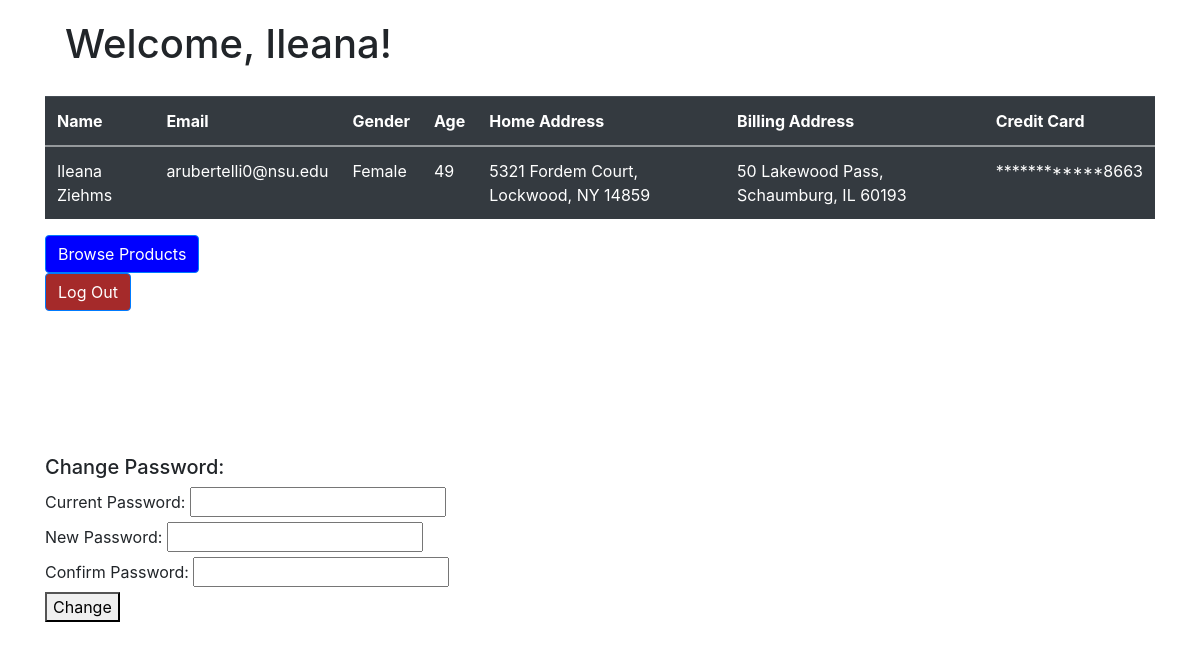
Screenshot of /userinfo.html (signed in) with the database file from the repository.
### tables this page shows
CREATE TABLE "Buyers" (
"email" TEXT,
  "first_name" TEXT,
  "last_name" TEXT,
  "gender" TEXT,
  "age" INTEGER,
  "home_address_id" TEXT,
  "billing_address_id" TEXT
);

CREATE TABLE "Address" (
"address_id" TEXT,
  "zipcode" INTEGER,
  "street_num" INTEGER,
  "street_name" TEXT
);

CREATE TABLE "Zipcode_info" (
"zipcode" INTEGER,
  "city" TEXT,
  "state_id" TEXT,
  "population" REAL,
  "density" REAL,
  "county_name" TEXT,
  "timezone" TEXT
);

CREATE TABLE "Credit_Cards" (
"credit_card_num" TEXT,
  "card_code" INTEGER,
  "expire_month" INTEGER,
  "expire_year" INTEGER,
  "card_type" TEXT,
  "Owner_email" TEXT
);

### app.py (the view)
@app.route('/userinfo.html', methods=['GET','POST'])
def uinfo():
    email = session['Email']
    result = getInfo(email)
    if request.method == 'GET':
        return render_template('userinfo.html', result=result, seller=isSeller(email))
    else:
        r = changePassword(email, request.form['Password'], request.form['P1'], request.form['P2'])
        return render_template('userinfo.html', result=result, res = r, seller=isSeller(email))

### app.py (called while the page is built)
def isSeller(email):
    con = sql.connect('database.db')
    cur = con.cursor()
    cur.execute("SELECT * FROM Sellers S WHERE S.email = ?",(email,))
    r = cur.fetchall()
    if len(r) > 0:
        return True
    else:
        return False

### templates/userinfo.html (shortened to what this page needs)
<!DOCTYPE html>
<html lang="en" dir="ltr">
<head>
    <link rel="stylesheet" href="https://stackpath.bootstrapcdn.com/bootstrap/4.4.1/css/bootstrap.min.css"
>
</head>
<body>
<div class="container-sm">
    <div class="card-body">
        <h1 style="size: 1">Welcome, {{ result[0][0] }}!</h1>
    </div>
    <div class="table-body">
        <table class="table table-dark">
            <tr>
                <th scope="col">Name</th>
                <th scope="col">Email</th>
                <th scope="col">Gender</th>
                <th scope="col">Age</th>
                <th scope="col">Home Address</th>
                <th scope="col">Billing Address</th>
                <th scope="col">Credit Card</th>
            </tr>
            <tbody>
                <tr>
                    <td> {{ result[0][0] ~ " " ~ result[0][1] }} </td>
                    <td> {{ result[0][2] }} </td>
                    <td> {{ result[0][3] }} </td>
                    <td> {{ result[0][4] }} </td>
                    <td> {{ result[0][5][0] ~ " " ~ result[0][5][1] ~ ", " ~ result[0][5][2] ~ ", "  ~ result[0][5][3] ~ " " ~ result[0][5][4]}} </td>
                    <td> {{ result[0][6][0] ~ " " ~ result[0][6][1] ~ ", " ~ result[0][6][2] ~ ", "  ~ result[0][6][3] ~ " " ~ result[0][6][4]}} </td>
                    <td> {{ "************" ~ result[0][7][15:] }} </td>
                </tr>
            </tbody>
        </table>
    </div>
    <div>
        <form id="browse" method="GET" action="listings.html">
            <button type="submit" style="background-color: blue" class="btn btn-primary">Browse Products</button>
        </form>
        <form id="browse" method="GET" action="/">
            <button type="submit" style="background-color: brown" class="btn btn-primary">Log Out</button>
        </form>
    </div>
    <div>
    <h5><br><br><br><br><br><br>Change Password:</h5>
    <form method="POST">
        <div class="Password">
            <label for="Password">Current Password:</label>
            <input type="password" name="Password" required>
        </div>
        <div class="P1">
            <label for="P1">New Password:</label>
            <input type="password" name="P1" required>
        </div>
        <div class="P2">
            <label for="P2">Confirm Password:</label>
            <input type="password" name="P2" required>
        </div>
        <button type="submit">Change</button>
    </form>
    </div>
</div>
</body>
</html>

### rows the page displays
Buyers: first_name "Ileana", first_name+last_name "Ileana Ziehms", email "arubertelli0@nsu.edu", gender "Female"
Address: street_num+street_name "5321 Fordem Court, Lockwood, NY 14859"
Address: street_num+street_name "50 Lakewood Pass, Schaumburg, IL 60193"
Credit_Cards: credit_card_num "************8663"

### other values shown
{{ result[0][4] }} "49"
